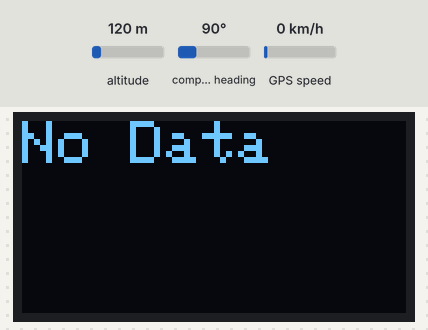
Recording of a sketch running on a simulated ESP32. On the bench: 128×64 one-colour display. The inputs (shaded band) are chosen by the test bench; at power-on: GPS speed 0 km/h, altitude 120 m, compass heading 90°. WiFi joins after 1.5 s; servers stay silent unless stated; the GPS gets a fix after 3 s at 37.7749, -122.4194 with 8 satellites; no MQTT or app messages arrive unless stated; what the sketch prints to the serial monitor is not drawn.

Above: at 2.7 s.
2.8 s: GPS speed set to 2 km/h
At 4.4 s:
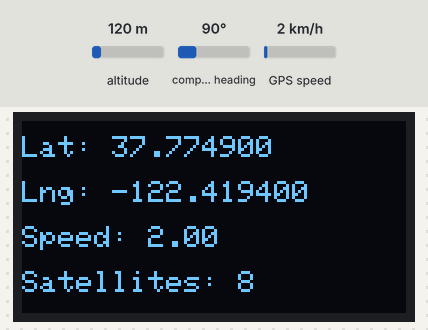
5.1 s: GPS speed set to 30 km/h
At 6.0 s:
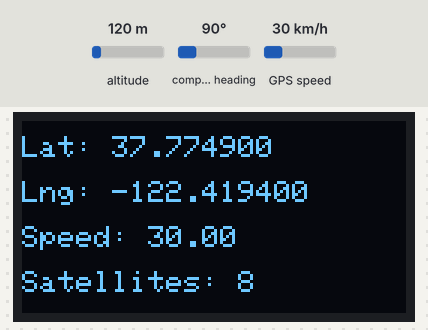
7.1 s: GPS speed set to 60 km/h
Timing chart, 0 to 10.1 s (numbered marks = the images above; inputs shaded):
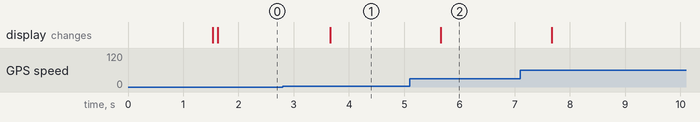

The sketch:

ESP32_GPS_MQTT.ino
```cpp
#include <TinyGPSPlus.h>
#include <Wire.h>
#include <Adafruit_GFX.h>
#include <Adafruit_SSD1306.h>
#include <WiFi.h>
#include <PubSubClient.h> // For MQTT communication

// Wi-Fi credentials
const char* ssid = "BLOKH49BARU";
const char* password = "wifi_ahmad";

// MQTT broker settings
const char* mqtt_server = "broker.emqx.io";
const char* mqtt_topic = "braincore/live-location";

// OLED display settings
#define SCREEN_WIDTH 128
#define SCREEN_HEIGHT 64
Adafruit_SSD1306 display(SCREEN_WIDTH, SCREEN_HEIGHT, &Wire, -1);

// The TinyGPSPlus object
TinyGPSPlus gps;

// WiFi and MQTT client objects
WiFiClient espClient;
PubSubClient client(espClient);

// Timing control
unsigned long lastSendTime = 0;       // Timestamp of last sent data
const long sendInterval = 1000;       // 1 second interval for sending data

// Tracker ID (can be changed as needed)
const int trackerID = 2;

// Function to connect to WiFi
void connectToWiFi() {
  Serial.println("Connecting to WiFi...");
  WiFi.begin(ssid, password);
  while (WiFi.status() != WL_CONNECTED) {
    delay(500);
    Serial.print(".");
  }
  Serial.println("");
  Serial.print("Connected to WiFi, IP address: ");
  Serial.println(WiFi.localIP());
}

// Function to connect to the MQTT broker
void connectToMQTT() {
  while (!client.connected()) {
    Serial.println("Connecting to MQTT broker...");
    if (client.connect("GPS_Tracker_Client")) {
      Serial.println("Connected to MQTT broker.");
    } else {
      Serial.print("Failed to connect to MQTT, rc=");
      Serial.print(client.state());
      Serial.println(" retrying in 5 seconds");
      delay(5000);
    }
  }
}

// Function to publish GPS data to the MQTT broker
void publishGPSData() {
  if (gps.location.isValid()) {
    unsigned long currentMillis = millis();

    // Ensure we only send data every 1 second (1000ms)
    if (currentMillis - lastSendTime >= sendInterval) {
      lastSendTime = currentMillis;  // Update last send time

      // Create JSON payload with latitude, longitude, tracker ID, and current timestamp
      String payload = "{\"tracker_id\": " + String(trackerID) +
                       ", \"lat\": " + String(gps.location.lat(), 6) +
                       ", \"lon\": " + String(gps.location.lng(), 6) +
                       ", \"timestamp\": " + String(gps.time.hour()) + ":" + String(gps.time.minute()) + ":" + String(gps.time.second()) + "}";

      client.publish(mqtt_topic, payload.c_str());  // Send data to MQTT
      Serial.println("MQTT payload sent: " + payload);
    }
  } else {
    Serial.println("Invalid GPS Data");
  }
}

// Function to display GPS data on the OLED
void displayGPSData() {
  display.clearDisplay();
  display.setTextColor(SSD1306_WHITE);

  if (gps.location.isValid()) {
    display.setTextSize(1);
    display.setCursor(0, 5);
    display.print("Lat: ");
    display.print(gps.location.lat(), 6);

    display.setCursor(0, 20);
    display.print("Lng: ");
    display.print(gps.location.lng(), 6);

    display.setCursor(0, 35);
    display.print("Speed: ");
    display.print(gps.speed.kmph());

    display.setCursor(0, 50);
    display.print("Satellites: ");
    display.print(gps.satellites.value());

    display.display();
  } else {
    display.setCursor(0, 0);
    display.setTextSize(2);
    display.print("No Data");
    display.display();
  }
}

void setup() {
  Serial.begin(9600);      // For serial monitor
  Serial2.begin(9600, SERIAL_8N1, 16, 17);     // GPS Serial
  connectToWiFi();         // Connect to Wi-Fi
  client.setServer(mqtt_server, 1883);  // Connect to MQTT server

  // Initialize the OLED display
  if (!display.begin(SSD1306_SWITCHCAPVCC, 0x3C)) {
    Serial.println(F("SSD1306 allocation failed"));
    for(;;);
  }
  display.clearDisplay();
  display.setTextSize(1);
  display.setTextColor(WHITE);
  display.setCursor(0, 10);
}

void loop() {
  // Ensure Wi-Fi and MQTT connection
  if (WiFi.status() != WL_CONNECTED) {
    connectToWiFi();
  }
  if (!client.connected()) {
    connectToMQTT();
  }
  client.loop();  // Ensure MQTT connection is maintained

  // Process GPS data and update every second
  bool newData = false;
  while (Serial2.available() > 0) {
    if (gps.encode(Serial2.read())) {
      newData = true;
    }
  }

  // If there is new GPS data, send it
  if (newData) {
    publishGPSData();
    displayGPSData();
  }

  // Check if GPS is not providing data
  if (gps.charsProcessed() < 10) {
    Serial.println(F("No GPS detected: check wiring."));
  }
}
```

Measured:
- after the input at 2.8 s, the display: changes after 0.86 s (image 1)
- after the input at 5.1 s, the display: changes after 0.57 s (image 2)
